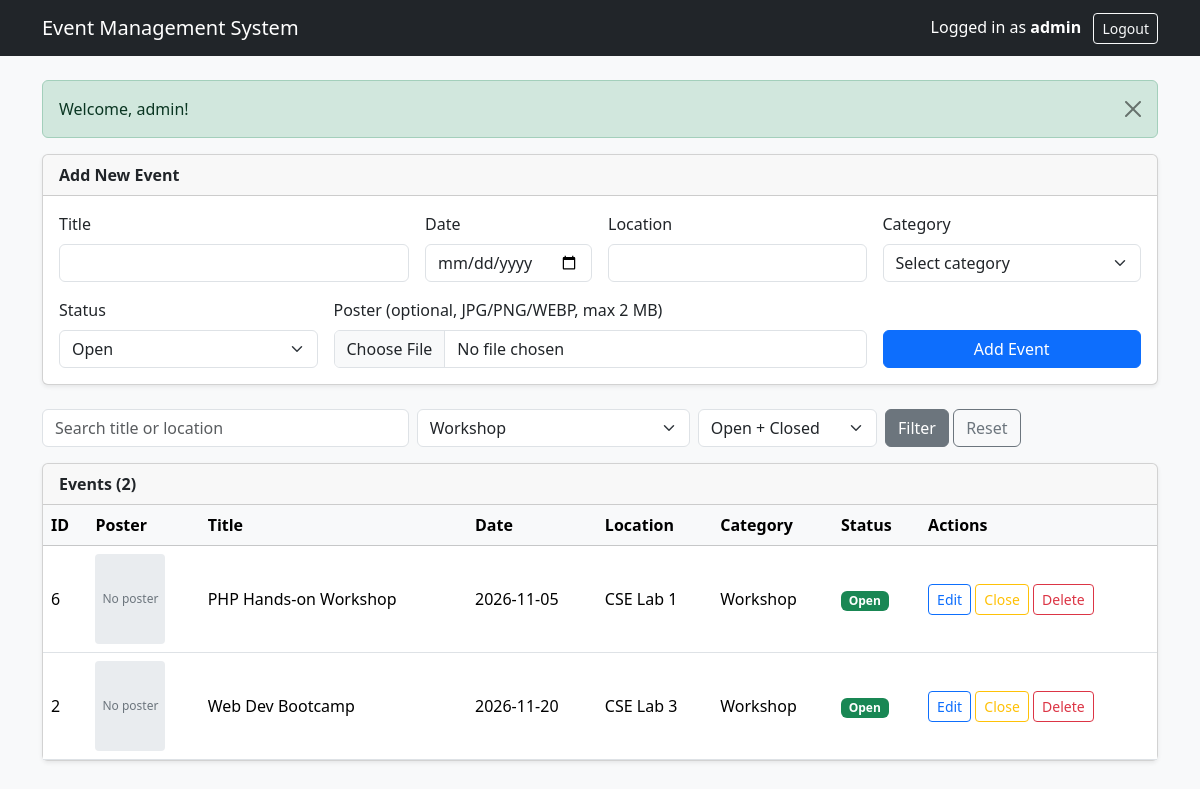
Page /index.php?category_filter=Workshop (signed in) on the committed database.
### tables this page shows
CREATE TABLE events (
    id INT AUTO_INCREMENT PRIMARY KEY,
    title VARCHAR(150) NOT NULL,
    event_date DATE NOT NULL,
    location VARCHAR(150) NOT NULL,
    category VARCHAR(50) NOT NULL,
    status ENUM('Open','Closed') NOT NULL DEFAULT 'Open',
    poster VARCHAR(255) NULL,  
    created_at TIMESTAMP DEFAULT CURRENT_TIMESTAMP
);

### index.php (the view, shortened to what this page needs)
<?php
require 'functions.php';
require 'db.php';
$old = ['title' => '', 'event_date' => '', 'location' => '', 'category' => '', 'status' => 'Open'];
$search = trim($_GET['search'] ?? '');
$category_filter = trim($_GET['category_filter'] ?? '');
$status_filter = trim($_GET['status_filter'] ?? '');
$sql = "SELECT * FROM events";
$where = [];
$types = '';
$params = [];
if ($category_filter !== '') {
    $where[] = "category = ?";
    $types .= 's';
    $params[] = $category_filter;
}
if ($where) {
    $sql .= " WHERE " . implode(' AND ', $where);
}
$sql .= " ORDER BY event_date ASC, id DESC";
$stmt = mysqli_prepare($conn, $sql);
if ($params) {
    mysqli_stmt_bind_param($stmt, $types, ...$params);
}
mysqli_stmt_execute($stmt);
$result = mysqli_stmt_get_result($stmt);
$total = mysqli_num_rows($result);
?>
<!DOCTYPE html>
<html lang="en">
<head>
    <link href="https://cdn.jsdelivr.net/npm/bootstrap@5.3.3/dist/css/bootstrap.min.css" rel="stylesheet">
</head>
<body class="bg-light">
<nav class="navbar navbar-dark bg-dark mb-4">
    <div class="container">
        <span class="navbar-brand">Event Management System</span>
        <span class="text-white">
            Logged in as <strong><?= e($_SESSION['admin_name'] ?? 'admin') ?></strong>
            <a href="logout.php" class="btn btn-sm btn-outline-light ms-2">Logout</a>
        </span>
    </div>
</nav>
<div class="container pb-5">
    <div class="card shadow-sm mb-4">
        <div class="card-header fw-semibold">Add New Event</div>
        <div class="card-body">
            <form method="POST" action="index.php" enctype="multipart/form-data" class="row g-3">
                <div class="col-md-4">
                    <label class="form-label" for="title">Title</label>
                    <input class="form-control" id="title" name="title" maxlength="150" value="<?= e($old['title']) ?>" required>
                </div>
                <div class="col-md-2">
                    <label class="form-label" for="event_date">Date</label>
                    <input class="form-control" type="date" id="event_date" name="event_date" value="<?= e($old['event_date']) ?>" required>
                </div>
                <div class="col-md-3">
                    <label class="form-label" for="location">Location</label>
                    <input class="form-control" id="location" name="location" maxlength="150" value="<?= e($old['location']) ?>" required>
                </div>
                <div class="col-md-3">
                    <label class="form-label" for="category">Category</label>
                    <select class="form-select" id="category" name="category" required>
                        <option value="">Select category</option>
                    </select>
                </div>
                <div class="col-md-3">
                    <label class="form-label" for="status">Status</label>
                    <select class="form-select" id="status" name="status">
                        <?php foreach (STATUSES as $s): ?>
                            <option value="<?= e($s) ?>" <?= $old['status'] === $s ? 'selected' : '' ?>><?= e($s) ?></option>
                        <?php endforeach; ?>
                    </select>
                </div>
                <div class="col-md-6">
                    <label class="form-label" for="poster">Poster (optional, JPG/PNG/WEBP, max <?= MAX_POSTER_MB ?> MB)</label>
                    <input class="form-control" type="file" id="poster" name="poster" accept=".jpg,.jpeg,.png,.webp">
                </div>
                <div class="col-md-3 d-flex align-items-end">
                    <button class="btn btn-primary w-100" type="submit" name="add_event">Add Event</button>
                </div>
            </form>
        </div>
    </div>
    <form method="GET" action="index.php" class="row g-2 mb-3">
        <div class="col-md-4">
            <input class="form-control" name="search" placeholder="Search title or location" value="<?= e($search) ?>">
        </div>
        <div class="col-md-3">
            <select class="form-select" name="category_filter">
                <?php foreach (CATEGORIES as $c): ?>
                    <option value="<?= e($c) ?>" <?= $category_filter === $c ? 'selected' : '' ?>><?= e($c) ?></option>
                <?php endforeach; ?>
            </select>
        </div>
        <div class="col-md-2">
            <select class="form-select" name="status_filter">
                <option value="">Open + Closed</option>
            </select>
        </div>
        <div class="col-md-3">
            <button class="btn btn-secondary" type="submit">Filter</button>
            <a href="index.php" class="btn btn-outline-secondary">Reset</a>
        </div>
    </form>
    <div class="card shadow-sm">
        <div class="card-header fw-semibold">Events (<?= $total ?>)</div>
        <div class="table-responsive">
            <table class="table table-hover align-middle mb-0">
                <thead class="table-light">
                    <tr>
                        <th>ID</th>
                        <th>Poster</th>
                        <th>Title</th>
                        <th>Date</th>
                        <th>Location</th>
                        <th>Category</th>
                        <th>Status</th>
                        <th>Actions</th>
                    </tr>
                </thead>
                <tbody>
                    <?php if ($total > 0): ?>
                        <?php while ($row = mysqli_fetch_assoc($result)): ?>
                            <tr>
                                <td><?= (int)$row['id'] ?></td>
                                <td>
                                    <?php if ($row['poster']): ?>
                                        <img class="poster-img" src="<?= UPLOAD_URL . e($row['poster']) ?>" alt="Poster of <?= e($row['title']) ?>">
                                    <?php else: ?>
                                        <div class="no-poster">No poster</div>
                                    <?php endif; ?>
                                </td>
                                <td><?= e($row['title']) ?></td>
                                <td><?= e($row['event_date']) ?></td>
                                <td><?= e($row['location']) ?></td>
                                <td><?= e($row['category']) ?></td>
                                <td>
                                    <span class="badge <?= $row['status'] === 'Open' ? 'text-bg-success' : 'text-bg-secondary' ?>">
                                        <?= e($row['status']) ?>
                                    </span>
                                </td>
                                <td class="text-nowrap">
                                    <a class="btn btn-sm btn-outline-primary" href="edit.php?id=<?= (int)$row['id'] ?>">Edit</a>
                                    <form method="POST" action="index.php?<?= e(http_build_query(['search' => $search, 'category_filter' => $category_filter, 'status_filter' => $status_filter])) ?>" class="d-inline">
                                        <button class="btn btn-sm btn-outline-warning" name="toggle_status" type="submit">
                                            <?= $row['status'] === 'Open' ? 'Close' : 'Reopen' ?>
                                        </button>
                                    </form>
                                    <form method="POST" action="index.php" class="d-inline" onsubmit="return confirm('Delete this event and its poster?');">
                                        <button class="btn btn-sm btn-outline-danger" name="delete_event" type="submit">Delete</button>
                                    </form>
                                </td>
                            </tr>
                        <?php endwhile; ?>
                    <?php else: ?>
                        <tr><td colspan="8" class="text-center text-muted py-4">No events found.</td></tr>
                    <?php endif; ?>
                </tbody>
            </table>
        </div>
    </div>
</div>
</body>
</html>

### index.php (style rules this page uses)
.no-poster { width: 70px; height: 90px; display: flex; align-items: center; justify-content: center; background: #e9ecef; color: #6c757d; font-size: 12px; border-radius: 4px; }

### rows in the picture
events: id "6", shows "No poster", title "PHP Hands-on Workshop", event_date "2026-11-05", location "CSE Lab 1", category "Workshop", status "Open", shows "Close"
events: id "2", shows "No poster", title "Web Dev Bootcamp", event_date "2026-11-20", location "CSE Lab 3", category "Workshop", status "Open", shows "Close"

### other values in the picture
$_SESSION['admin_name'] "admin"
$f['message'] "Welcome, admin!"
MAX_POSTER_MB "2"
$total "2"
form field status "Open"
form field category_filter "Workshop"
